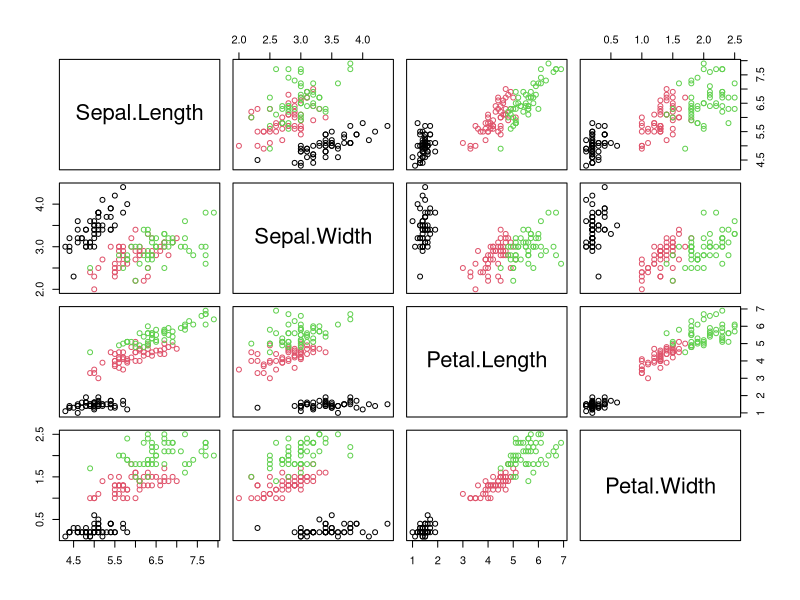
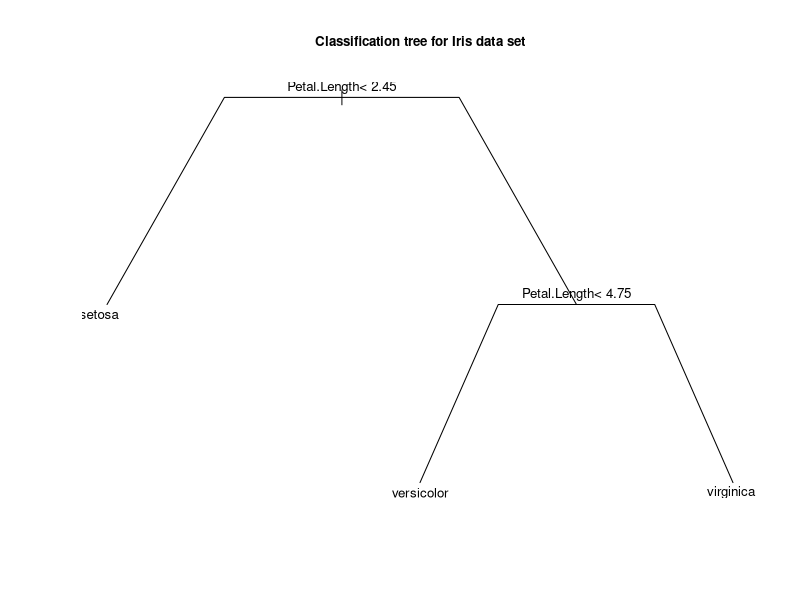

Reproduce these figures in R, in order.
# TP-Class.R
# Experiment 4 classification models over the iris data set
# Logistic, CART, random Forest and knn.
	data(iris)
# Let's look at the data
	summary(iris)
# Variables
	pairs(iris[,-5],col=iris[,5])
	dim(iris)
	names(iris)
	n = nrow(iris)
	p = ncol(iris)
	
# Split the data in two subsamples, n/3 2n/3 approximately
	Ind.test = c(sample(1:50,n/9),sample(51:100,n/9),sample(101:150,n/9))
	Learn = iris[-Ind.test,]
	Test = iris[Ind.test,]

# Check dimensions
	print(dim(Learn))
	print(dim(Test))
###############################
# Q1 - Poser le problème que le programme résout
#
#  Ce probleme explore quatre modeles de classification permettant
# d'identifier une fleur qui appartient à une des trois espèces:
# (setosa, veriscolor ou virginica). Les modèles de classification
# utilisent les largeurs et longeurs des tiges et pétales de ces fleur
# afin de répondre à cette problématique.
###############################
# Q2 - Exécuter le programme
###############################
# The logisitic model - Original parameters
# 
# Learn the model using the learning sample & predict over the test sample
	library(nnet)

	mod1 = multinom(Species ~ ., data=Learn) #Q1 >> Q3
	#mod1 = multinom(Species ~ Sepal.Length + Sepal.Width, data=Learn) #Q4
	summary(mod1)	

	#Passage des coeeficients au carré
	exp(coef(mod1))

	prev = predict(mod1,newdata=Test)
# Analyze predictions 
	table(prev,Test$Species)
# compute the missclassification error
	err.logistic = 100 * mean(prev != Test$Species)
	err.logistic #print error
###############################
# Q3 - multinomial logistic model - commentaires sur résultats
# 
# Ce model de classification utilise comme base de comparaison la première classe du dataset, c'est à dire "setosa"
# En regardant le summary de notre model on obtenient de nombreuses informations.
#		- Une matrice de Coefficient qui représente, pour chaque ligne, une equation modèle.
#		- Une matrice d'Erreurs standards
#	La première ligne compare notre classe "versicolor" à notre classe de référence "setosa"
#		On voit que si la longueur de la tige diminue d'une unitée, la probabilité logarithmique que la fleur soit une "versicolor" baisse de 8.05
#		De même, si la longeur des pétals augmente d'une unitée, la probabilité logarithmique que la fleur soit une versicolor monte de 20.41!
#	La seconde ligne compare comme la première mais la classe "virginica" avec la calsse "setosa"
#
#	Ainsi, en élevant au carré les coefficients on obtient le ratio du risque relatif (relative risk ratio)
#	Cela permet de comprendre quelles caractéristiques sont plus significatives pour différencier une classe d'une autre.
#______________________________
#
#	Outre les deux matrices, le programme nous donne également une table qui compare les résultats prédits contre les résultats attendus.
#	La diagonale montre le nombre de "match" entre les résultats prédits et les résultats attendus.
#	Les autres valeurs représentent les "mismatch" avec lequel nous pouvons déduire le taux d'erreur.
#
#	En exécutant le modèle de regression logistique on obtient cette liste d'erreurs:
#		[2.08 ; 4.16 ; 6.25 ; 2.08 ; 4.16 ; 0 ; 8.33] 
#	Qui correspond à un taux d'erreur moyen de 4% environ
#
###############################
# Q4 Modifier l’ensemble des variables pour déterminer les variables utiles et indispensables.
# 
#	En regardant le summary des données, on voit que Sepal.Length + Sepal.Width ne permet pas de bien distinguer
#	la séparation entre deux des trois classes. Ainsi, faire une classification en fonction de ces deux
#	paramètres ne pourra qu'induire de plus grandes erreures.
#
#	Nous changeons le parametre pour n'appliquer au modèle que les paramètres de la tige (Sepal)
#		commande:	`mod1 = multinom(Species ~ Sepal.Width + Sepal.Length, data=Learn)`
#
# 	Nous obtenons la matrice de "match" && "mismatch" et répétons le processus avec une repartition différente
#	des données d'apprentissage et de test et nous obtenons les résultats suivants:
#		[27.08 ; 16.66 ; 20.83 ; 18.75 ; 22.92 ; 20.8]
#	Qui correspond à un taux d'arreur moyen de 21.6%. Ce qui est incroyablement plus élevé.
#	Nous comprenons donc l'importance des paramètres donnés au modèle de classification.
#
###############################
# CART

	library(rpart)
	mod2 = rpart(Species ~ Petal.Length+Petal.Length,data=iris)
	#mod2 = rpart(Species ~ Sepal.Length+Sepal.Width,data=iris)`
	summary(mod2)
# png("Iris.tree.png")
	plot(mod2,branch=.5)
	text(mod2,cex=0.8)
	title("Classification tree for Iris data set",cex.main=0.8)
# dev.off()

# Now learn the tree using the learning sample and compute prediction for test sample
	mod2 = rpart(Species ~.,data=Learn)
	prev = predict(mod2,newdata=Test)
# See the content of prev... For each observation in the test
# it returns probabilities for each possible output label
	prev = predict(mod2,newdata=Test,type="class")
	table(prev,Test$Species)	
	err.cart = 100 * mean(prev != Test$Species)
	err.cart
###############################
# Q3 - CART model - commentaires sur résultats
# 
#	Le principe du model de CART est d'utiliser les caractéristiques des classes afin de diviser 
#	l'espace occupé par toutes les valeurs des classes.
#	
#	En utilisants les caractéristiques des classes d'entrainement, le model crée des "splits" qui permettent de
#	créer un arbre de décision en fonction de ces caractéristiques.
#
#	Nous nous trouvons donc avec un arbre qui divise en fonction de la taille des pétales:
#		- Si la longeur est inférieure à 2.45, nous nous trouvons avec des "setosa"
#		- Si la largeur est inférieure à 1.75, nous nous trouvons avec des "versicolor"
#		- Sinon, nous avons des "virginic"
#
#		Cependant, lorsque l'on change les donnée prises en entrainement, les valeurs qui constituent
#		les séparations changes beaucoup. L'interprétation d'un arbre n'est donc pas très consistente. 
#
#	Ce model nous permet aussi de voir le tableau de "match" / "mismatch".
#		[8.33, 6.25, 4.16, 4.16, 6.25, 8.33]
#	Ce qui donne un taux moyen d'erreur de 6.25%
###############################
# Q4 Modifier l’ensemble des variables pour déterminer les variables utiles et indispensables.
# 
#	On change les caractéristiques utilisées pour créer notre arbre CART:
#		`mod2 = rpart(Species ~ Sepal.Length+Sepal.Width,data=iris)`
#
#	L'arbre résultant est plus complexe que celui fait précedemment. Les "splits" se font suivant les caractéristiqyues suivantes:
#		- Si longeur tige < 5.45
#			- Si largeur tige >= 2.8 --> setosa
#			- Sinon --> versicolor
#		- Sinon, Si longeur tige < 6.15
#			-Si largeur >= 3.1 -->setosa
#			-Sinon --> versicolor
#		-Sinon --> virginica
#
#	En executant plusieurs fois le scripts on obtient les résultats suivants:
#		[10.42 ; 6.25 ; 4.16 ; 6.25 ; 4.16]
#	Ce qui donne un taux moyen d'erreur de 6% environ, ce qui est assez similair aux résultats avec la taille des pétales.
###############################
# Lets Try random forests

	library(randomForest)
	mod3 = randomForest(Species ~.,data=Learn)
	#mod3 = randomForest(Species ~ Petal.Length+Petal.Width,data=Learn)
	prev = predict(mod3,newdata=Test)
	#summary(mod3) #print model info
# See the content of prev... For each observation in the test
# it returns probabilities for each possible output label
	prev = predict(mod3,newdata=Test,type="class")
	table(prev,Test$Species)	
	err.rf = 100 * mean(prev != Test$Species)
	err.rf #print
###############################
# Q3 - Random Forest model - commentaires sur résultats
# 
#	La méthode Random Forsest présente de nombreux avantages:
#		- C'est une des méthodes les plus préconisées du à sa précision inégalable
# 		- (Donne une idée de quelles variables sont utile pour la classification)
#		
# 	En exécutant le code tel qu'il est donné, le summary de notre modèle ne nous
#	donne que le tableau des "match" / "mismatch", ainsi que le taux d'errueur
# 		[6.25 2.08 2.08 0.00 2.08 6.25]
#		Ce qui donne un taux d'erreur d'environ 3.12%
#
###############################
# Q4 Modifier l’ensemble des variables pour déterminer les variables utiles et indispensables.
# 
#	Il existe de nombreux paramètres à la fonction `randomForest` (40+)	
#	Nous avons décidé d'utiliser deux arguments qui nous semblaient utiles: `importance` && `proximity`
#	Ces parametres permettent de calculer la proximité des inputs ainsi que l'importance des variables d'entrée
#
#	command:	`mod3 = randomForest(Species ~.,data=Learn,importance=TRUE,proximity=TRUE)`
#
#	En exécutant le code tel qu'il est donné, le summary de notre modèle ne nous
#	donne que le tableau des "match" / "missmatch", ainsi que le taux d'erreur
# 		[6.25 2.08 8.08 0.00 2.08 6.25 2.08 0.00 0.00]
#		Ce qui donne un taux d'erreur d'environ 2.08%
#
#	La méthode "RandomForest" est connu pour être la plus précisse, sur un dataset aussi petit et peu complexe
#	il nous parait difficile d'améliorer les résultats avec ce dataset.
###############################
# KNN
	Ind.test = c(sample(1:50,n/9),sample(51:100,n/9),sample(101:150,n/9))
	Learn = iris[-Ind.test,]
	Test = iris[Ind.test,]
	library(class)
	prev = knn(Learn[,-5],Test[,-5],Learn[,5],k=3)
	summary(prev)
	table(prev,Test$Species)	
	err.knn = 100 * mean(prev != Test$Species)
	err.knn	#print

###############################
# Q3 - KNN model - commentaires sur résultats
# 
#	Le modèle KNN est très différent des autres modèles. En effet, il regarde les
#	plus proches voisins et décide de la classe en fonction de celles ci.
#	
#	schéma représentatif:
#
#	|	x x
#	|  x x  x
#	|   . x
#	|  x   o  o
#	|	o   o
#	|_____o__________
#
#	Dans le schéma ci-dessus, on peut voir que en prennant les trois plus proches voisin du "."
#	nous pouvons estimer sa classe à "x".
#
# 	En exécutant le code tel qu'il est donné, le summary de notre modèle ne nous
#	donne que le tableau des "match" / "missmatch", ainsi que le taux d'errueur
# 		[6.25 4.08 2.08 6.25 2.08 0.00]
#		Ce qui donne un taux d'erreur d'environ 4.08%
#
###############################
# Q4 Modifier l’ensemble des variables pour déterminer les variables utiles et indispensables.
# 
#	Deux paramètres sont "k", le nombre de voisins pris en compte et "cl" les facteur de vraie classification du set d'entrainement.
#		
#	En prenant k = 5 on obtient les résultats suivants:
#		[4.16 ; 4.16 ; 6.24 ; 2.08 ; 2.08 ; 6.25]
#	Ce qui donne un résultat moyen d'environ 4.08%
#
###############################
# Toutes les erreurs
	erreurs = c(err.logistic,err.cart, err.rf,err.knn)
###############################
#	SOURCES
###############################
#	https://stats.idre.ucla.edu/r/dae/multinomial-logistic-regression/
#	https://www.analyticsvidhya.com/blog/2016/02/multinomial-ordinal-logistic-regression/
#	http://www.stat.wisc.edu/~loh/treeprogs/guide/wires11.pdf
#	http://www.itgo.me/a/x4100995879482653700/how-does-the-function-multinom-from-r-package-nnet-compute-the-multinomial-proba
#	https://www.stat.berkeley.edu/~breiman/RandomForests/cc_home.htm#features
#	https://math.usu.edu/adele/RandomForests/ENAR.pdf
#	https://www.analyticsvidhya.com/blog/2014/10/introduction-k-neighbours-algorithm-clustering/	
###############################
